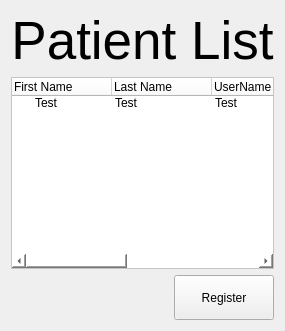
            <widget class="QWidget" name="PatientsPage">
             <layout class="QVBoxLayout" name="verticalLayout_6">
              <item>
               <widget class="QLabel" name="patientPage_label">
                <property name="font">
                 <font>
                  <pointsize>40</pointsize>
                 </font>
                </property>
                <property name="styleSheet">
                 <string notr="true">color: rgb(0, 0, 0);</string>
                </property>
                <property name="text">
                 <string>Patient List</string>
                </property>
                <property name="alignment">
                 <set>Qt::AlignCenter</set>
                </property>
               </widget>
              </item>
              <item>
               <widget class="QTreeWidget" name="treeWidget">
                <property name="styleSheet">
                 <string notr="true">background-color: rgb(255, 255, 255);</string>
                </property>
                <column>
                 <property name="text">
                  <string>First Name</string>
                 </property>
                </column>
                <column>
                 <property name="text">
                  <string>Last Name</string>
                 </property>
                </column>
                <column>
                 <property name="text">
                  <string>UserName</string>
                 </property>
                </column>
                <column>
                 <property name="text">
                  <string>DOB</string>
                 </property>
                </column>
                <column>
                 <property name="text">
                  <string>Organization</string>
                 </property>
                </column>
                <column>
                 <property name="text">
                  <string>Role</string>
                 </property>
                </column>
                <item>
                 <property name="text">
                  <string>Test</string>
                 </property>
                 <property name="text">
                  <string>Test</string>
                 </property>
                 <property name="text">
                  <string>Test</string>
                 </property>
                 <property name="text">
                  <string>Test</string>
                 </property>
                 <property name="text">
                  <string>Test</string>
                 </property>
                 <property name="text">
                  <string>Test</string>
                 </property>
                </item>
               </widget>
              </item>
              <item alignment="Qt::AlignRight">
               <widget class="QPushButton" name="btn_register">
                <property name="minimumSize">
                 <size>
                  <width>100</width>
                  <height>45</height>
                 </size>
                </property>
                <property name="maximumSize">
                 <size>
                  <width>100</width>
                  <height>100</height>
                 </size>
                </property>
                <property name="styleSheet">
                 <string notr="true">QPushButton{
 	color: rgb(255, 255, 255);
	background-color: rgb(128, 128, 128);
	border: 0px solid;
}

&quot;&quot;&quot;
QPushButton:hover{
	background-color: rgb(78, 202, 255);
}</string>
                </property>
                <property name="text">
                 <string>Register</string>
                </property>
               </widget>
              </item>
             </layout>
            </widget>
